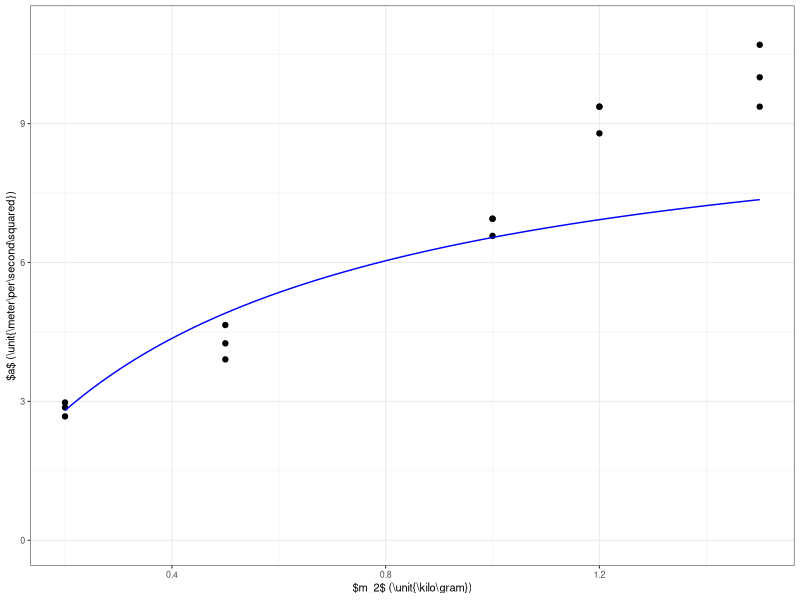
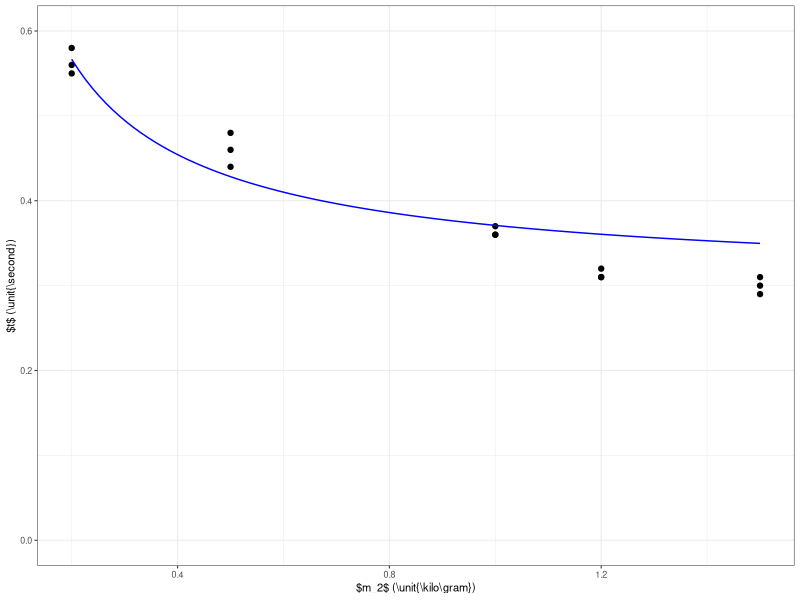

R code for these plots, in order:
library(ggplot2)
raw <- read.csv("krasnopolsky.csv",header=TRUE)

library(dplyr)
data <- mutate(
 raw,
 ameas.ms2 = 2*x.m/t.s^2
 )

apredicted.ms2 <- function(m2,m1,mc){
  9.81*m2/(m2+m1+mc)
}

tpredicted.s <- function(m2,m1,mc,d){
  (2*d/(9.81*m2/(m2+m1+mc)))^0.5
}

fig <- ggplot(data)+geom_point(aes(x=m2.kg,y=ameas.ms2))+
    ylim(0,11)+
    geom_function(fun=apredicted.ms2,args=list(m1=0.0,mc=0.5),color='blue')+
    xlab('$m_2$ (\\unit{\\kilo\\gram})')+
    ylab('$a$ (\\unit{\\meter\\per\\second\\squared})')+
    theme_bw(base_size=8)

library(svglite)
svglite('fig4.svg',width=3,height=2,pointsize=8)
print(fig)
dev.off()

fig3 <- ggplot(data)+geom_point(aes(x=m2.kg,y=t.s))+
    #ylim(0,11)+xlim(0,1.5)+
    ylim(0,0.6)+
    geom_function(fun=tpredicted.s,args=list(d=0.45,m1=0.0,mc=0.5),color='blue')+
    xlab('$m_2$ (\\unit{\\kilo\\gram})')+
    ylab('$t$ (\\unit{\\second})')+
    theme_bw(base_size=8)

svglite('fig3.svg',width=3,height=2,pointsize=8)
print(fig3)
dev.off()

library(xtable)
results <- summarize(
	mean.t = mean(t.s),
	sd.t = sd(t.s),
	mean.a = mean(ameas.ms2),
	sd.a = sd(ameas.ms2),
	group_by(data,m2.kg)
	)
print(xtable(results),include.rownames=FALSE,file='table1raw.tex')
